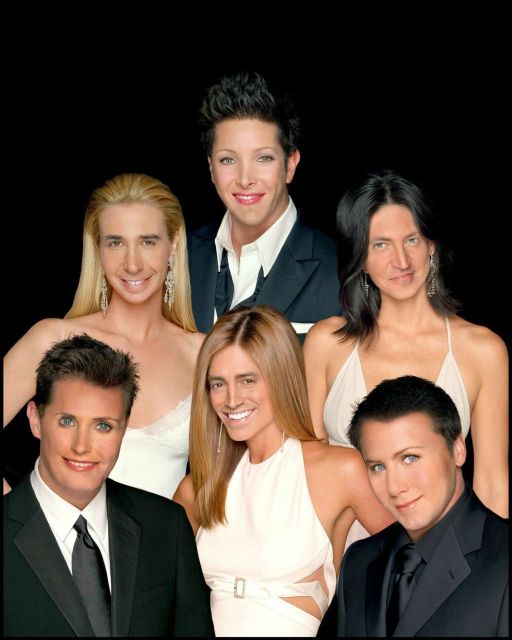
#> input picture images/group.jpg, 1024 x 1280 px (shown at 1/2 size)
$ python face_detect.py
#> lines starting #> are read from the running program, lines starting #| are printed output that depends on the picture; after the words box and inside, x2 and y2 are one past the last pixel; in counts of white or black regions, pixels touching at a corner belong together
import cv2 as cv
import numpy as np
import matplotlib.pyplot as plt

img = cv.imread("images/group.jpg")
#> img is the input picture: shape (1280, 1024, 3); mean B, G, R 65.1, 76.3, 91.9
img = cv.resize(img, (500,500), interpolation=cv.INTER_AREA)
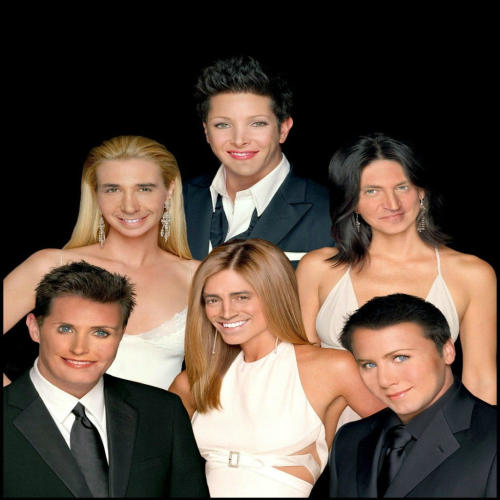
#> img: shape (500, 500, 3); mean B, G, R 65.1, 76.3, 91.9
# cv.imshow('Image', img)


gray = cv.cvtColor(img, cv.COLOR_BGR2GRAY)
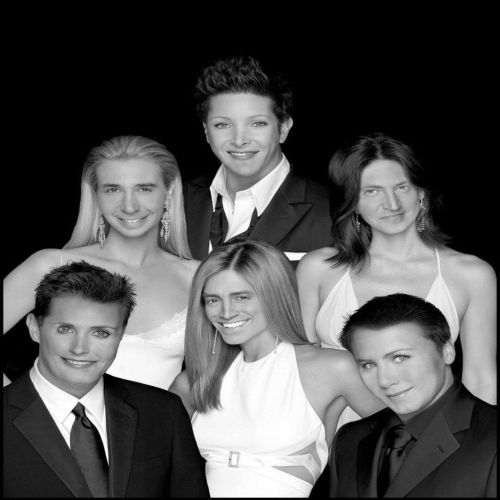
#> gray: shape (500, 500); min 0, max 255, mean 79.7
# cv.imshow('gray', gray)


# link haarcascades default
'''
https://github.com/opencv/opencv/tree/master/data/haarcascades
'''

## doc file xml (algorithms)
haar_cascade = cv.CascadeClassifier('./haar_face.xml')

faces_rect = haar_cascade.detectMultiScale(gray, scaleFactor=1.1, minNeighbors=6)
#> faces_rect = [[353, 162, 69, 69], [196, 274, 63, 63], [203, 96, 74, 74], [84, 154, 91, 91], [43, 301, 77, 77], [343, 329, 83, 83]]

print(f"number of faces found: {len(faces_rect)}")
#| number of faces found: 6

features = []

for (x,y,w,h) in faces_rect:
	cv.rectangle(img, (x,y), (x+w, y+h), (0,255,0), thickness=2)
	features.append((x,y,w,h))
#> this loop made 6 passes
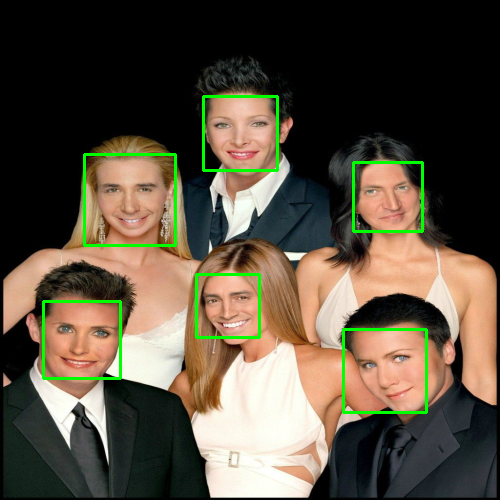
#> img: shape (500, 500, 3); 2.18% of pixels changed, all inside (x1, y1, x2, y2) = (42, 95, 428, 414)
#> after the loop, features = [(353, 162, 69, 69), (196, 274, 63, 63), (203, 96, 74, 74), (84, 154, 91, 91), (43, 301, 77, 77), (343, 329, 83, 83)]

# [4 lines of commented-out code are left out]

cv.waitKey(0)

$ run again, with images/friend.jpg copied over images/group.jpg
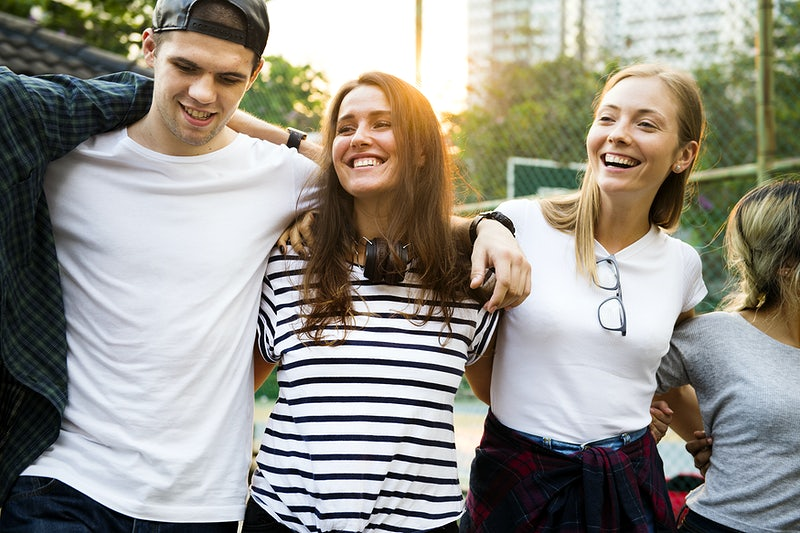
#> input picture images/friend.jpg, 800 x 533 px
#> img is the input picture: shape (533, 800, 3); mean B, G, R 137.3, 145.9, 148.8
#> `gray = cv.cvtColor(img, cv.COLOR_BGR2GRAY)`:
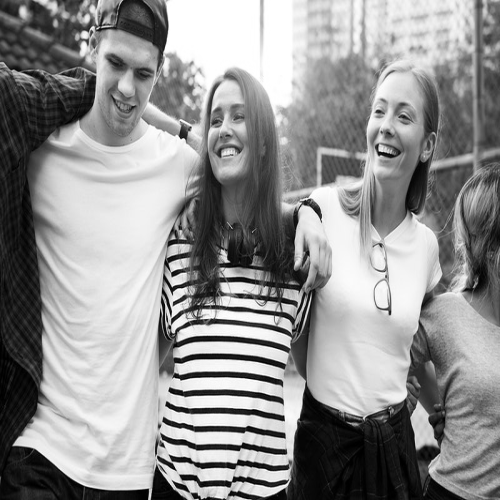
#> gray: shape (500, 500); min 0, max 255, mean 145.8
#> faces_rect = [[187, 87, 80, 80], [349, 81, 85, 85]]
#| number of faces found: 2
#> the loop `for (x,y,w,h) in faces_rect:` made 2 passes
#> after the loop `for (x,y,w,h) in faces_rect:`:
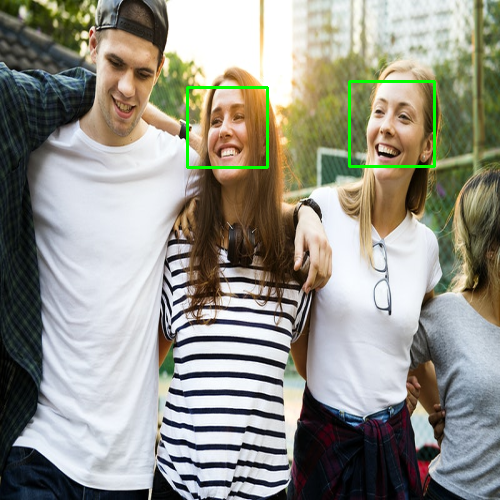
#> img: shape (500, 500, 3); mean B, G, R 136.5, 146.8, 147.6
#> after the loop `for (x,y,w,h) in faces_rect:`: features = [(187, 87, 80, 80), (349, 81, 85, 85)]
